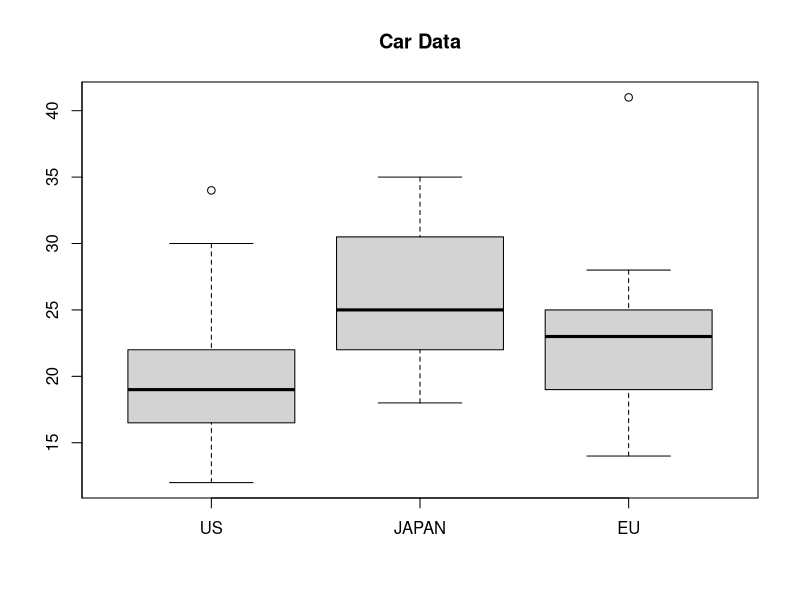

This chart was generated by the following R code: (Note: this script raises an error after producing the figure.)
# ------------------------------------------------------------------------------
# Book:         MVA
# ------------------------------------------------------------------------------
# Quantlet:     MVAboxcar
# ------------------------------------------------------------------------------
# Description:  MVAboxcar computes Boxplots for the mileage (Variable 14) 
#               of US, Japanese and European cars from carc.txt, 
#               respectively.
# ------------------------------------------------------------------------------
# Usage:        -
# ------------------------------------------------------------------------------
# Keywords:     boxplot, quantile
# ------------------------------------------------------------------------------
# Inputs:       none
# ------------------------------------------------------------------------------
# Output:       Boxplots for the mileage (Variable 14) of US, Japanese 
#               and European cars from carc.dat,respectively.
# ------------------------------------------------------------------------------
# Example:     
# ------------------------------------------------------------------------------
# Author:       Wolfgang Haerdle, Jorge Patron, Vladimir Georgescu, 
#               Song Song
# ------------------------------------------------------------------------------

# close windows, clear variables
#rm(list = ls(all = TRUE))
#graphics.off()

#pdf("cars.pdf")
# Load data
# The data file should be located in the same folder as this Qlet
# Set the R working directory to this directory using setwd()
# setwd("C:/...")        # set working directory if windows
# setwd("/Users/...")    # set working directory if mac
setwd("/Users/nestorivanmo/Desktop/iimas-data-science/fall-21/analisis-multivariado/1-diagramas-caja")
x      = read.table("carc B.txt")
k      = 0
l      = 0
m      = 0
us     = NULL
japan  = NULL
europe = NULL
M      = x[, 2]
#C      = x[, 13]
C = x[,1]


for (i in 1:dim(x)[1]){
  if (x[i, 1] == 1){
    k     = k + 1
    us[k] = x[i, 2]
  } else if (x[i, 1] == 3){
    l        = l + 1
    japan[l] = x[i, 2]
  } else if (x[i, 1] == 2){
    m         = m + 1
    europe[m] = x[i, 2]
  }
}

#write(us,file="us.txt",ncol=1)
#write(japan,file="japan.txt",ncol=1)
#write(europe,file="europe.txt",ncol=1)

find_x <- function(data, b, sup) {
  x <- 0
  S <- c()
  for (d in data) {
    if (sup) {
      if (d <= b) {
        S <- c(S, d)
      }
    } else {
      if (d >= b) {
        S <- c(S, d)
      }
    }
  }
  if (sup) {
    return(max(S))
  } else {
    return(min(S))
  }
}

find_x(us, 8.875, FALSE)

find_statistics <- function(label, data) {
  print(paste("-----STATISTICS", label, '--------'))
  data <- sort(data)
  mean_data <- round(mean(data),3)
  median_data <- median(data)
  quantile_data <- quantile(data)
  Fu <- quantile_data[4]
  Fl <- quantile_data[2]
  df <- Fu - Fl
  bu <- Fu + 1.5*df
  bl <- Fl - 1.5*df
  x_sup <- find_x(data, bu, TRUE)
  x_inf <- find_x(data, bl, FALSE)
  
  print(paste("x_hat=", mean_data, "M=", median_data))
  print(paste("Fu=", Fu, "  bu=", bu))
  print(paste("Fl=", Fl, "  bl=", bl))
  print(paste("x^*=",x_sup, "   x_*=",x_inf))
  print('---------------------------')
}

find_statistics('US', us)
find_statistics('Japan', japan)
find_statistics('EU', europe)


cities_data <- c(3420,2280,2230,2190,2020,1985,1970,1815,1800,1680,1655,1565,1560,1495,1430)
find_statistics("Cities", cities_data)


boxplot(us, japan, europe, axes = FALSE, frame = TRUE)
axis(side = 1, at = seq(1, 3), label = c("US", "JAPAN", "EU") )
axis(side = 2, at = seq(0, 50, 5), label = seq(0, 50, 5))
title('Car Data')
lines(c(0.6, 1.4), c(m1, m1), lty = "dotted", lwd = 1.2)
lines(c(1.6, 2.4), c(m2, m2), lty = "dotted", lwd = 1.2)
lines(c(2.6, 3.4), c(m3, m3), lty = "dotted", lwd = 1.2)

five = quantile(x[, 2], c(.025, .25, .50, .75, .975));
five
dev.off()
